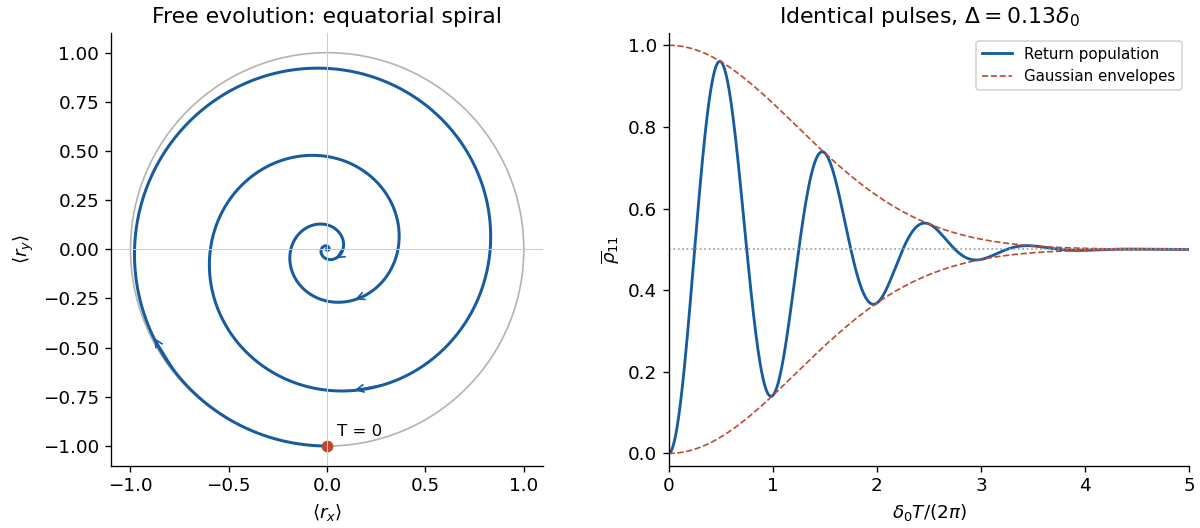

Write Python code to recreate this figure.
from pathlib import Path
import numpy as np
import matplotlib
matplotlib.use("Agg")
import matplotlib.pyplot as plt
plt.rcParams.update({"font.size": 11, "axes.spines.top": False, "axes.spines.right": False, "figure.facecolor": "white", "savefig.facecolor": "white"})
fig,axs=plt.subplots(1,2,figsize=(10,4.4),layout="constrained")
delta0=1;Delta=.13;t=np.linspace(0,10*np.pi,2200);env=np.exp(-Delta**2*t*t/2)
x=-env*np.sin(t);y=-env*np.cos(t)
ax=axs[0];a=np.linspace(0,2*np.pi,400);ax.plot(np.cos(a),np.sin(a),color="0.7",lw=1)
ax.plot(x,y,color="#175c9e",lw=1.8)
for tt in [1,6,12,18]:
 i=np.searchsorted(t,tt);ax.annotate("",(x[i+8],y[i+8]),(x[i-8],y[i-8]),arrowprops={"arrowstyle":"->","color":"#175c9e"})
ax.plot(0,-1,"o",color="#bd492e");ax.text(.05,-.95,"T = 0",fontsize=10)
ax.axhline(0,color="0.8",lw=.6);ax.axvline(0,color="0.8",lw=.6)
ax.set(xlabel=r"$\langle r_x\rangle$",ylabel=r"$\langle r_y\rangle$",title="Free evolution: equatorial spiral",xlim=(-1.1,1.1),ylim=(-1.1,1.1));ax.set_aspect("equal")
ax=axs[1];periods=t/(2*np.pi);p=(1-env*np.cos(t))/2
ax.plot(periods,p,color="#175c9e",lw=1.7,label="Return population")
ax.plot(periods,(1+env)/2,"--",color="#bd492e",lw=1,label="Gaussian envelopes")
ax.plot(periods,(1-env)/2,"--",color="#bd492e",lw=1)
ax.axhline(.5,color="0.6",ls=":",lw=1);ax.set(xlabel=r"$\delta_0 T/(2\pi)$",ylabel=r"$\overline{\rho}_{11}$",title=r"Identical pulses, $\Delta=0.13\delta_0$",ylim=(-.03,1.03),xlim=(0,5))
ax.legend(loc="upper right",fontsize=9)

fig.savefig(Path.cwd() / Path(__file__).with_suffix(".png").name, dpi=120, facecolor="white", transparent=False)
plt.close(fig)
